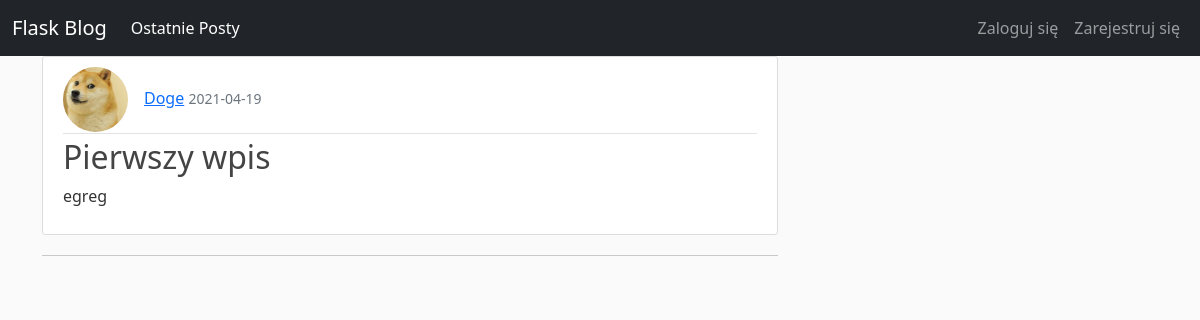
/post/1, run on the app's committed database.
### app/models.py (models this page shows, shortened)
class User(db.Model, UserMixin):
    id = db.Column(db.Integer, primary_key=True)
    username = db.Column(db.String(20), unique=True, nullable=False)
    email = db.Column(db.String(120), unique=True, nullable=False)
    image_file = db.Column(db.String(20), nullable=False, default='default.jpg')
    password = db.Column(db.String(60), nullable=False)
    posts = db.relationship('Post', backref='author', lazy=True)
    comments = db.relationship('Comment', backref='commentator', lazy=True)

class Post(db.Model):
    id = db.Column(db.Integer, primary_key=True)
    title = db.Column(db.String(100), nullable=False)
    content = db.Column(db.Text, nullable=False)
    user_id = db.Column(db.Integer, db.ForeignKey('user.id'), nullable=False)
    date_posted = db.Column(db.DateTime, nullable=False, default=datetime.utcnow)
    comments = db.relationship('Comment', backref='post', lazy=True)

### app/routes.py (the view)
@app.route('/post/<int:post_id>', methods=['GET', 'POST'])
def post(post_id):
    post = Post.query.get_or_404(post_id)
    all_comments = post.comments
    return render_template('post.html', title=post.title, post=post, comments=all_comments)

### app/templates/post.html (shortened to what this page needs)
{% extends 'base.html' %}
{% block content %}
        <article class="media content-section">
          <div class="media-body">
            <div class="article-metadata">
                <img class="rounded-circle article-img"  src="{{ '/static/profile_pics/' + post.author.image_file }}"><a class="mr-2" href="{{ url_for('user_posts', username=post.author.username) }}">{{ post.author.username }}</a>
                <small class="text-muted">{{ post.date_posted.strftime('%Y-%m-%d') }}</small>
            </div>
            <h2 class="article-title">{{ post.title }}</h2>
            <p class="article-content">{{ post.content }}</p>
          </div>
        </article>
       <hr>
{% endblock %}

### app/static/main.css (style rules this page uses)
body { background: #fafafa; color: #333333; margin-top: 0rem; }
h1, h2, h3, h4, h5, h6 { color: #444444; }
.content-section { background: #ffffff; padding: 10px 20px; border: 1px solid #dddddd; border-radius: 3px; margin-bottom: 20px; }
.article-title { color: #444444; }
.article-content { white-space: pre-line; }
.article-img { height: 65px; width: 65px; margin-right: 16px; }
.article-metadata { padding-bottom: 1px; margin-bottom: 4px; border-bottom: 1px solid #e3e3e3 }

### data on the page
User: image_file (placeholder picture), author.username "Doge"
Post: date_posted "2021-04-19", title "Pierwszy wpis", content "egreg"
